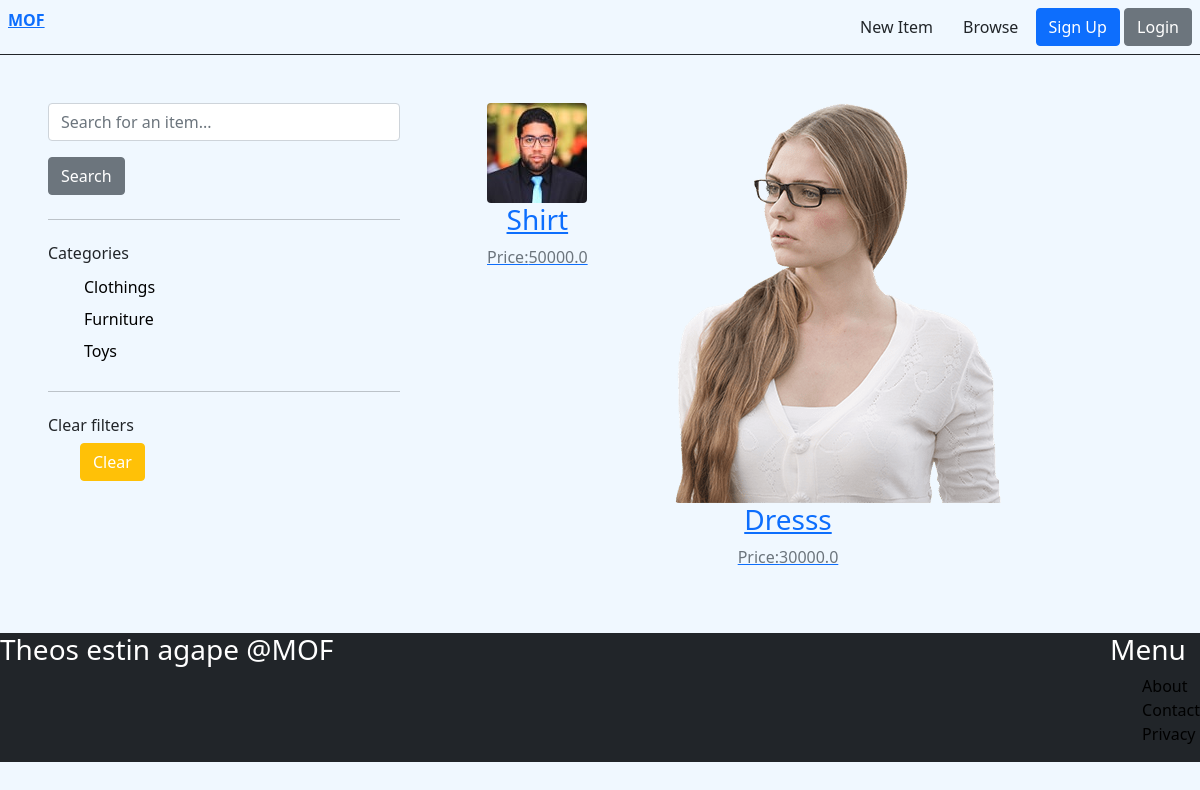
Page /items/ on the earlier database version.
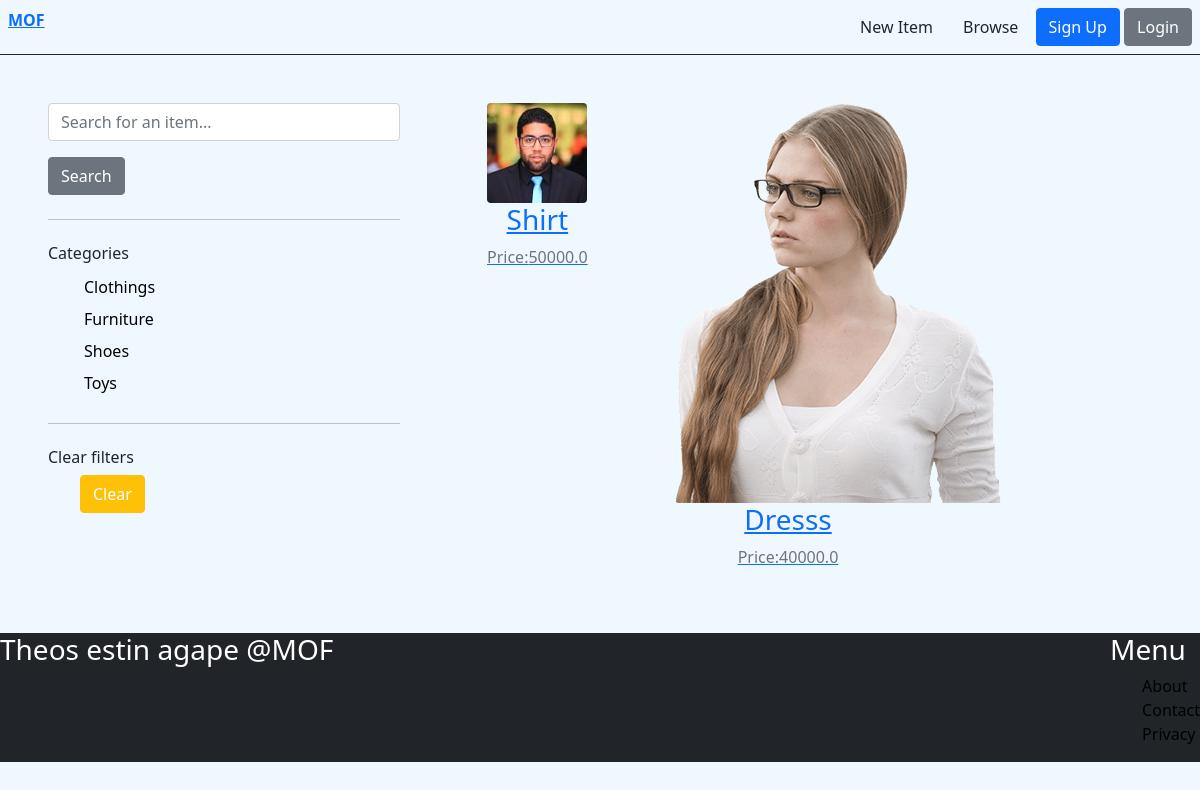
Same page on the later database version.
### items/models.py (models this page shows, shortened)
class Category(models.Model):
  name=models.CharField(max_length=255)
  class Meta:
    ordering=('name',)
    verbose_name_plural='Categories'

class Item(models.Model):
  category=models.ForeignKey(Category,related_name='items', on_delete=models.CASCADE)
  name=models.CharField(max_length=255)
  description=models.TextField(blank=True,null=True)
  price=models.FloatField()
  image=models.ImageField(upload_to='images',blank=True,null=True)
  is_sold=models.BooleanField(default=False)
  created_by=models.ForeignKey(User, related_name='items', on_delete=models.CASCADE)
  created_at=models.DateTimeField(auto_now_add=True)

### items/views.py (the view)
# urls.py: path('',views.items,name='items'),
def items(request):
  query=request.GET.get('query','')
  category_id=request.GET.get('category',0)
  items=Item.objects.filter(is_sold=False)
  categories=Category.objects.all()
  if category_id:
    items=items.filter(category_id = category_id)
  if query:
    items=items.filter(Q(name__icontains=query) | Q(description__icontains=query) )
  return render(request,'item/items.html',{'items':items,'query':query ,'categories':categories,'category_id':int(category_id)})

### items/templates/item/items.html (shortened to what this page needs)
{% extends 'core/base.html' %}
{% block content %}
  <div class=' row d-flex justify-content-between'>
    <div class='col-md-4'>
      <form method='get' action="{% url 'items:items' %}">
        <div class='form-group'>
          <input type='text' class='form-control border-rounded' name="query" placeholder='Search for an item...' value="{{query}}"/>
        </div>
        <div>
          <button class='btn btn-secondary mt-3'>Search</button>
        </div>
      </form>
      <hr class='my-4'>
      <h6> Categories</h6>
      <ul>
        {% for category in categories %}
          <li class='py-1 px-1 rounded ' style='{% if category.id == category_id %} background-color:gray {%endif%}'>
            <a href="{% url 'items:items'%}?query={{query}}&category={{category.id}}"
              >{{category.name}}</a>
          </li>
        {% endfor %}
      </ul>
      <hr class='my-4'>
      <h6> Clear filters</h6>
      <ul>
        <li><a class='d-inline-block btn  btn-warning text-white' href='{% url "items:items" %}'>Clear</a>
      </ul>
    </div>
    <div class='col-md-8 text-center'>
          <div class='row'>
    {% for item in items  %}
    <div class='col-md-4'>
       <a href='{% url "items:detail" item.id%}'>
        <div>
          <img class='image-fluid rounded'src="{{item.image.url}}"/>
        </div>
        <div>
           <h3>{{item.name}}</h3>
          <p class='text-muted'>Price:{{item.price}}</p>
        </div>
       </a>
    </div>
      {% endfor %}
  </div>
    </div>
  </div>
{% endblock  %}

Differences in the rows shown:
added Category: name "Shoes"
changed Item "Dresss": price "30000.0" → "40000.0"
